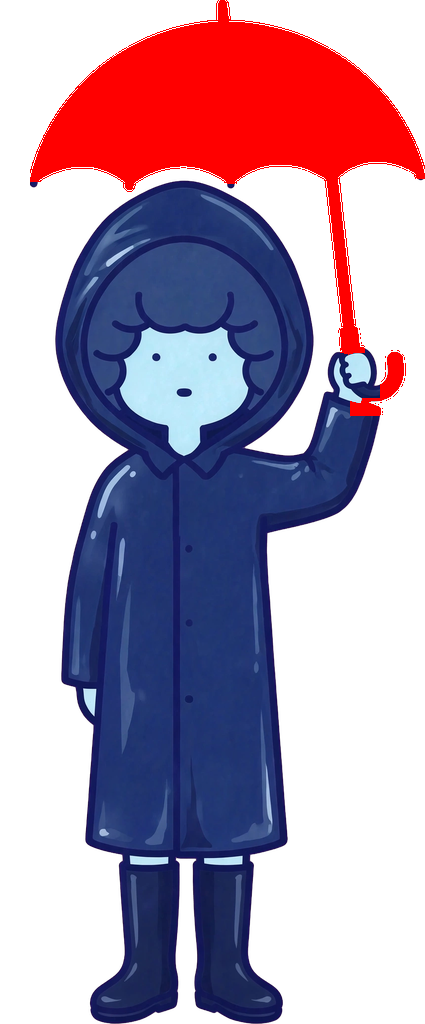
#> input picture tools/audit34/mask34_raincoat_umbrella_open.png, 425 x 1024 px, given in place of rank5_umbrella_open.png, which was not available
$ python make_variants34.py
#> lines starting #> are read from the running program, lines starting #| are printed output that depends on the picture; after the words box and inside, x2 and y2 are one past the last pixel; in counts of white or black regions, pixels touching at a corner belong together
#!/usr/bin/env python3
"""v0.1.34 step 3: rebuild the umbrellas in the three whole-picture
variants (rank 5 / rank 6 / raincoat) — the last place the old
canopy survived, and (rank 5/6) where it sat small at the head's
upper right, off-centre, narrower than the hair.

Method (per picture, source = the v0.1.33 OPEN variant snapshot in
tools/audit34/orig/):
1. Re-canvas with left padding so the new, wider canopy — centred
   on the head — fits its frame; the inner rect is re-solved (the
   figure's pixels do not move on the person rect).
2. Erase the old umbrella (canopy via the v0.1.33 rim curve, the
   shaft via a corridor, the stub / hook via boxes) and refill the
   holes by row-wise interpolation from the surviving neighbours.
   (The base portraits are NOT pixel-aligned with the variants —
   measured p95 edge diff ~100+ — so copying hair from them would
   seam; interpolation inside the hair's own mottled field does
   not.) The fist / mitten is never erased.
3. Draw the new umbrella from the shared design (design34) in the
   picture's own palette, with the portraits' mottled texture, the
   shaft running from the canopy centre straight into the fist.
4. The parasol variant is the same picture with only the new
   umbrella's pixels run through the v0.1.33 luminance ramp —
   alpha identical to the OPEN variant (asserted), the figure
   untouched (asserted outside the art mask).
"""
import os
import sys

import numpy as np
from PIL import Image, ImageDraw

ROOT = os.path.expanduser("~/workspace/tenki-no-kotae")
RES = os.path.join(ROOT, "app/src/main/res/drawable-nodpi")
ORIG = os.path.join(ROOT, "tools/audit34/orig")
OUT = os.path.join(ROOT, "tools/audit34")
sys.path.insert(0, os.path.join(ROOT, "tools", "audit34"))
from design34 import draw_umbrella  # noqa: E402

# ---- v0.1.33 helpers (copied: importing that module re-runs it) --

STOPS_LUM = np.array([20, 38, 52, 68, 100], dtype=float)
STOPS_RGB = np.array([
    [70, 95, 150], [120, 155, 205], [190, 215, 240],
    [225, 233, 245], [238, 244, 251]], dtype=float)


# [7 lines left out: function variant_recolor, not called in this run]


def top_blob_bottoms(a):
    H, W, _ = a.shape
    # The generated canopies' alpha is speckled (fringe holes of a
    # few px inside the cloth): a tolerant threshold and gap, or
    # the blob walk stops at a hole and the rim comes out shallow
    # (the v0.1.34 first-draft smear: unmasked canopy pixels became
    # the fill's neighbours).
    solid = a[:, :, 3] >= 60
    tops = np.full(W, -1)
    bots = np.full(W, -1)
    for x in range(W):
        ys = np.where(solid[:, x])[0]
        if len(ys) == 0:
            continue
        y0 = ys[0]
        y1 = y0
        for y in ys[1:]:
            if y <= y1 + 12:
                y1 = y
            else:
                break
        tops[x] = y0
        bots[x] = y1
    return tops, bots


def rim_curve(a, x_range, hand):
    W = a.shape[1]
    tops, bots = top_blob_bottoms(a)
    xs_known, ys_known = [], []
    for x in range(x_range[0], x_range[1] + 1):
        if tops[x] >= 0 and tops[x] <= 150 and bots[x] - tops[x] <= 200:
            xs_known.append(x)
            ys_known.append(bots[x])
    for x, y in hand:
        xs_known.append(x)
        ys_known.append(y)
    order = np.argsort(xs_known)
    xs_known = np.array(xs_known)[order]
    ys_known = np.array(ys_known)[order]
    rim = np.full(W, -1)
    seg = np.interp(np.arange(x_range[0], x_range[1] + 1),
                    xs_known, ys_known)
    # Upper envelope over +-6 columns: the canopy's bottom edge is
    # smooth, so a surviving shallow dip is a speckle artifact,
    # never the true rim.
    env = seg.copy()
    for i in range(len(seg)):
        env[i] = seg[max(0, i - 6):i + 7].max()
    rim[x_range[0]:x_range[1] + 1] = env
    return rim


# [66 lines left out: functions corridor, fill_rows, not called in this run]


def build(name, pad, inner_old, geom, erase, extra_draw=None,
          basefile=None, canopy_bbox=None, fist_box=None,
          clear_boxes=()):
#> called with name = 'rank5_umbrella_open', pad = 70, inner_old = (0.0039, 0.0818, 0.806, 1), basefile = 'person_rank5.png', canopy_bbox = (187, 0, 437, 150), clear_boxes = ()
    src = Image.open(os.path.join(ORIG, name + ".png")).convert("RGBA")
#> src is the input picture: PIL image 425x1024 RGBA; mean R, G, B, A 45.9, 24.4, 46.1, 124.7
    W0, H = src.size
#> W0 = 425; H = 1024
    W = W0 + pad
#> W = 495
    base = Image.new("RGBA", (W, H), (0, 0, 0, 0))
#> base: PIL image 495x1024 RGBA; every value is 0
    base.alpha_composite(src, (pad, 0))
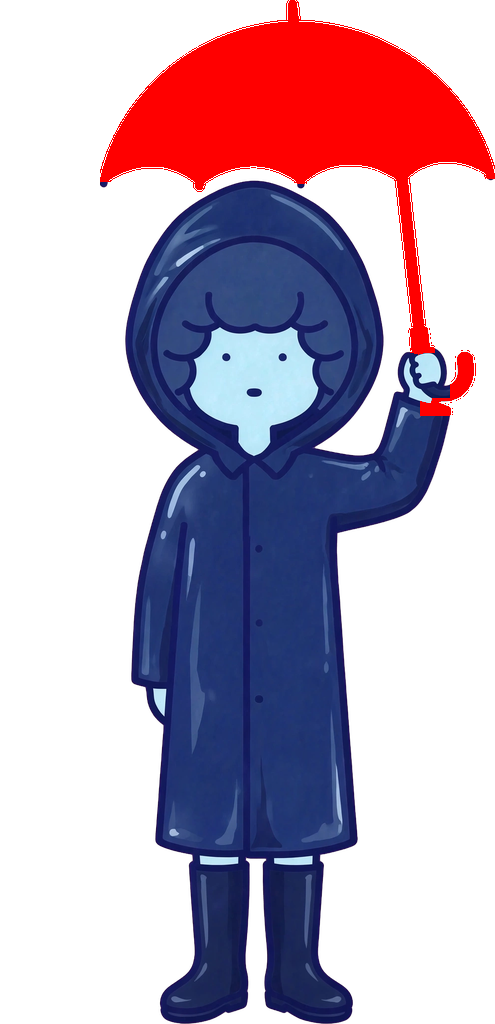
#> base: PIL image 495x1024 RGBA; mean R, G, B, A 39.4, 21, 39.6, 107.1; transparent parts drawn white
    a = np.asarray(base).astype(int)
    alpha = a[:, :, 3] > 0
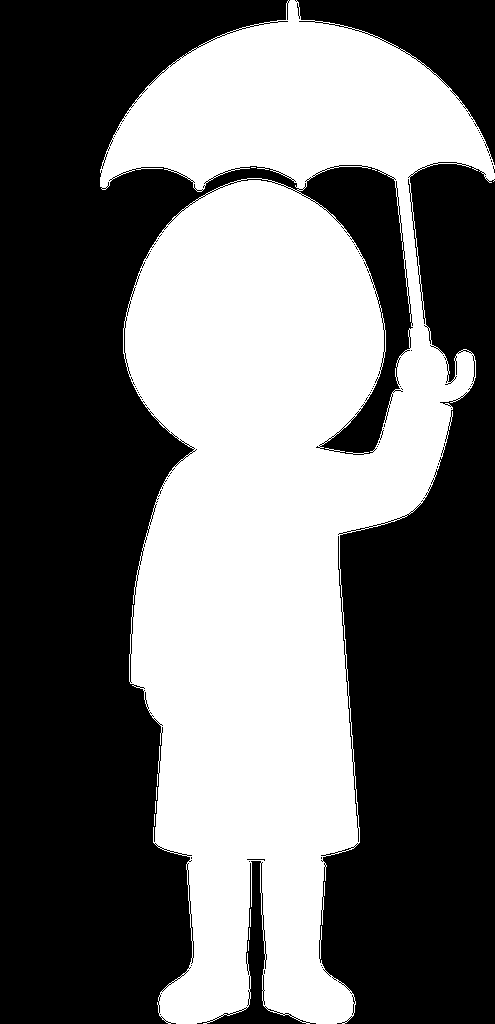
#> alpha: shape (1024, 495) bool; 42.9% white; 10 white regions (9 under 20 px), largest, box (x1, y1, x2, y2) and area: (100, 0, 495, 1024) 217526
    rgb = a[:, :, :3]
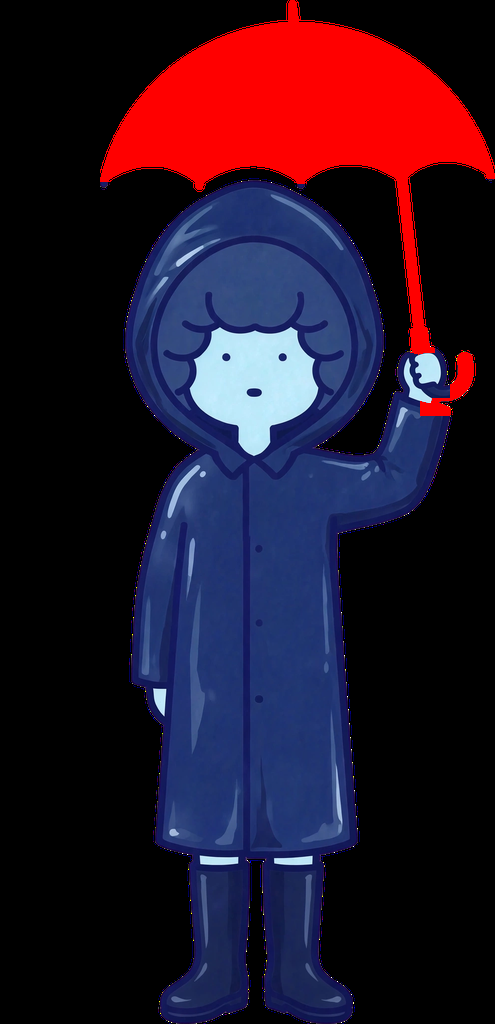
#> rgb: shape (1024, 495, 3) int64; mean R, G, B 39.4, 21, 39.6
    lum = 0.299 * rgb[:, :, 0] + 0.587 * rgb[:, :, 1] + 0.114 * rgb[:, :, 2]
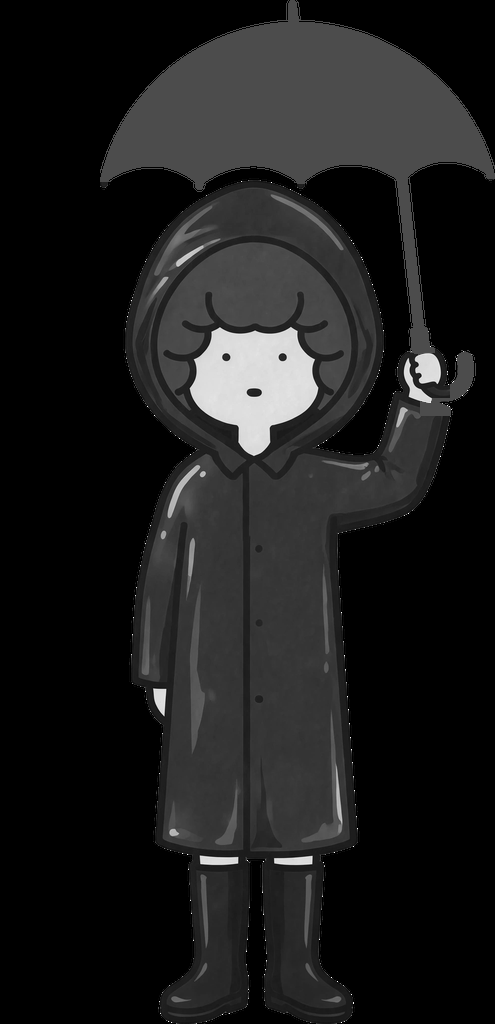
#> lum: shape (1024, 495) float64; min 0, max 255, mean 28.6
    navy = (rgb[:, :, 2] > rgb[:, :, 0] + 25) & \
        (rgb[:, :, 2] >= rgb[:, :, 1] + 15) & (lum < 150) & alpha
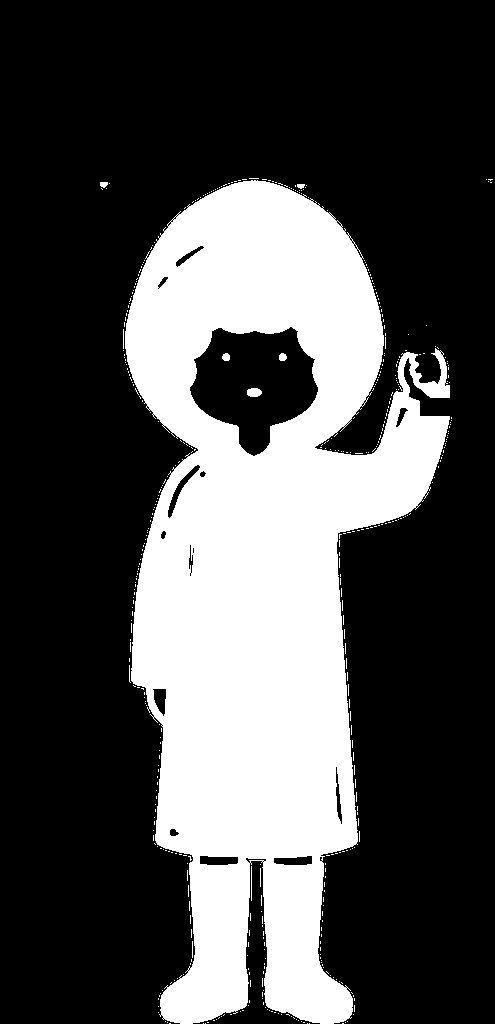
#> navy: shape (1024, 495) bool; 30.3% white; 471 white regions (463 under 20 px), largest, box (x1, y1, x2, y2) and area: (125, 180, 450, 1024) 152148, (247, 388, 262, 397) 112, (222, 353, 230, 361) 52
    yy, xx = np.mgrid[0:H, 0:W]

    mask = np.zeros((H, W), dtype=bool)
    rim = rim_curve(a, erase["x_range"], erase["hand"])
#> in top_blob_bottoms, `solid = a[:, :, 3] >= 60`:
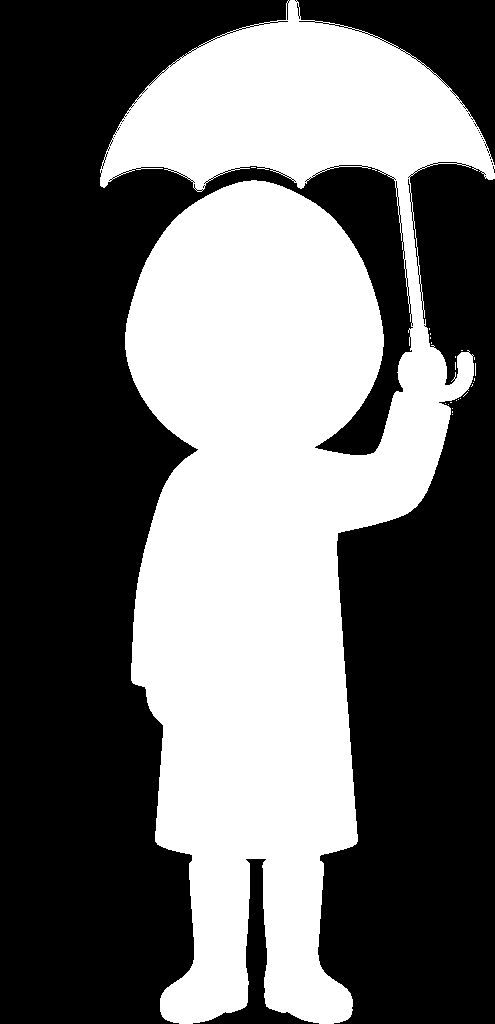
#> solid: shape (1024, 495) bool; 42.2% white; 24 white regions (23 under 20 px), largest, box (x1, y1, x2, y2) and area: (100, 0, 495, 1024) 213625
#> after the loop in top_blob_bottoms, `for x in range(W):`: bots = 495 values, max 1022 at index 196, min -1 at index 0, mean 202; tops = 495 values, max 169 at index 100, min -1 at index 0, mean 46.61
#> after the loop in rim_curve, `for x in range(x_range[0], x_range[1] + 1):`: xs_known = 176 values from 305 to 488; ys_known = 176 values, max 249 at index 97, min 163 at index 125, mean 171.2
    mask |= alpha & (rim[xx] >= 0) & (yy <= rim[xx] + 3)
    if basefile is not None:
        # Cleanup pass: inside the old canopy's neighbourhood, any
        # navy pixel the base portrait says is NOT figure (the base
        # figure mapped through the inner rect) is leftover canopy
        # the rim curve missed — the curve sags where the canopy's
        # underside bulges between honest columns. The raised arm
        # is not in the base, but it starts far below this zone.
        bim = Image.open(os.path.join(RES, basefile)).convert("RGBA")
        mapped = Image.new("RGBA", (W, H), (0, 0, 0, 0))
        bw2 = (inner_old[2] - inner_old[0]) * W0
        bh2 = (inner_old[3] - inner_old[1]) * H
        piece = bim.resize((round(bw2), round(bh2)), Image.LANCZOS)
        full = Image.new("RGBA", (W0, H), (0, 0, 0, 0))
        full.alpha_composite(piece, (round(inner_old[0] * W0),
                                     round(inner_old[1] * H)))
        mapped.alpha_composite(full, (pad, 0))
        ma = np.asarray(mapped)[:, :, 3]
        bx0, by0, bx1, by1 = canopy_bbox
        zone = (xx >= bx0 + pad - 10) & (xx <= bx1 + pad + 10) & \
            (yy <= by1 + 25)
        # No colour condition: the canopy's own AA fringe toward
        # the background is pale, and it is exactly what escaped
        # the navy-only version of this pass. Inside this zone the
        # base portrait is the only figure reference needed.
        mask |= zone & alpha & (ma < 128)
    for (p0, p1, half, lum_cap) in erase.get("shafts", []):
        c = corridor(H, W, p0, p1, half) & alpha
        if lum_cap is not None:
            c &= lum < lum_cap
        mask |= c
    for (bx0, bx1, by0, by1, navy_only) in erase.get("boxes", []):
        box = np.zeros_like(mask)
        box[by0:by1 + 1, bx0:bx1 + 1] = True
        mask |= box & navy if navy_only else box & alpha

    filled = fill_rows(a, mask)
    faint = filled[:, :, 3] < 8
    filled[faint] = 0
    for (bx0, bx1, by0, by1) in clear_boxes:
        # Zones that must end as clean background: the fill's fade
        # from the sleeve leaves a navy ghost of the old hook here.
        # The new art and the fist patch are drawn after this, so
        # what belongs in the zone is re-added on top.
        filled[by0:by1 + 1, bx0:bx1 + 1] = 0
    person = Image.fromarray(
        np.clip(filled, 0, 255).astype(np.uint8), "RGBA")
    ov = a.copy()
    ov[mask] = [255, 0, 0, 255]
    Image.fromarray(ov.astype(np.uint8), "RGBA").save(
        os.path.join(OUT, f"mask34_{name}.png"))

    g = geom
    hl = None
    if g.get("highlights"):
        hl = [(g["apex"][0] + dx * g["hw"], g["apex"][1] + dy * g["depth"],
               rx * g["hw"], ry * g["depth"], ang, al, col)
              for (dx, dy, rx, ry, ang, al, col) in g["highlights"]]
    art, art_mask = draw_umbrella(
        (W, H), g["apex"], g["hw"], g["depth"], g["sag"], g["tilt"],
        g["shaft_to"], g["shaft_col"], g["cloth_a"], g["cloth_b"],
        g["ink"], shaft_w=g["shaft_w"], outline_w=g["outline_w"],
        rib_w=g["rib_w"], knob=g["knob"], texture=g["texture"],
        highlights=hl, seed=g.get("seed", 34))
    if extra_draw:
        dr = ImageDraw.Draw(art)
        extra_draw(dr, g)
        art_mask = np.asarray(art)[:, :, 3] > 0
    rain = person.copy()
    rain.alpha_composite(art, (0, 0))
    if fist_box is not None:
        patch, off = fist_patch(a, fist_box)
        rain.alpha_composite(patch, off)
        # the patch is figure, not umbrella: keep it out of the
        # parasol recolour mask
        pm = np.zeros_like(art_mask)
        pm[off[1]:off[1] + patch.size[1],
           off[0]:off[0] + patch.size[0]] = \
            np.asarray(patch)[:, :, 3] > 0
        art_mask &= ~pm
    rain.save(os.path.join(RES, name + ".png"))

    # parasol: identical picture, the art's pixels ramped
    par_name = name.replace("_open", "_parasol")
    rain_np = np.asarray(rain).astype(int)
    par_np = rain_np.copy()
    ys, xs = np.where(art_mask)
    for y, x in zip(ys, xs):
        if rain_np[y, x, 3] > 0:
            par_np[y, x, :3] = variant_recolor(
                tuple(int(v) for v in rain_np[y, x, :3]))
    par = Image.fromarray(par_np.astype(np.uint8), "RGBA")
    par.save(os.path.join(RES, par_name + ".png"))
    assert np.array_equal(rain_np[:, :, 3], par_np[:, :, 3]), \
        f"{par_name}: alpha differs from OPEN"
    inner = (float((inner_old[0] * W0 + pad) / W), inner_old[1],
             float((inner_old[2] * W0 + pad) / W), inner_old[3])
    print(f"{name}: canvas {W0}->{W}, art x "
          f"{xs.min() if len(xs) else '-'}..{xs.max() if len(xs) else '-'} "
          f"inner={tuple(round(v, 5) for v in inner)}")
    print(f"saved {name}.png and {par_name}.png")
    return inner


INK56 = (20, 26, 95)
CLOTH56_A = (31, 51, 120)
CLOTH56_B = (41, 63, 133)
SHAFT56 = (19, 29, 96)


def rank5_stub(dr, g):
    # the handle's short end below the fist, along the shaft line
    dr.line([(412, 326), (421, 341)], fill=INK56 + (255,), width=11)


# [38 lines left out: functions raincoat_hook, fist_patch, not called in this run]


RESULTS = {}
#> (the run stopped early here; a loop or call above may not have finished)
